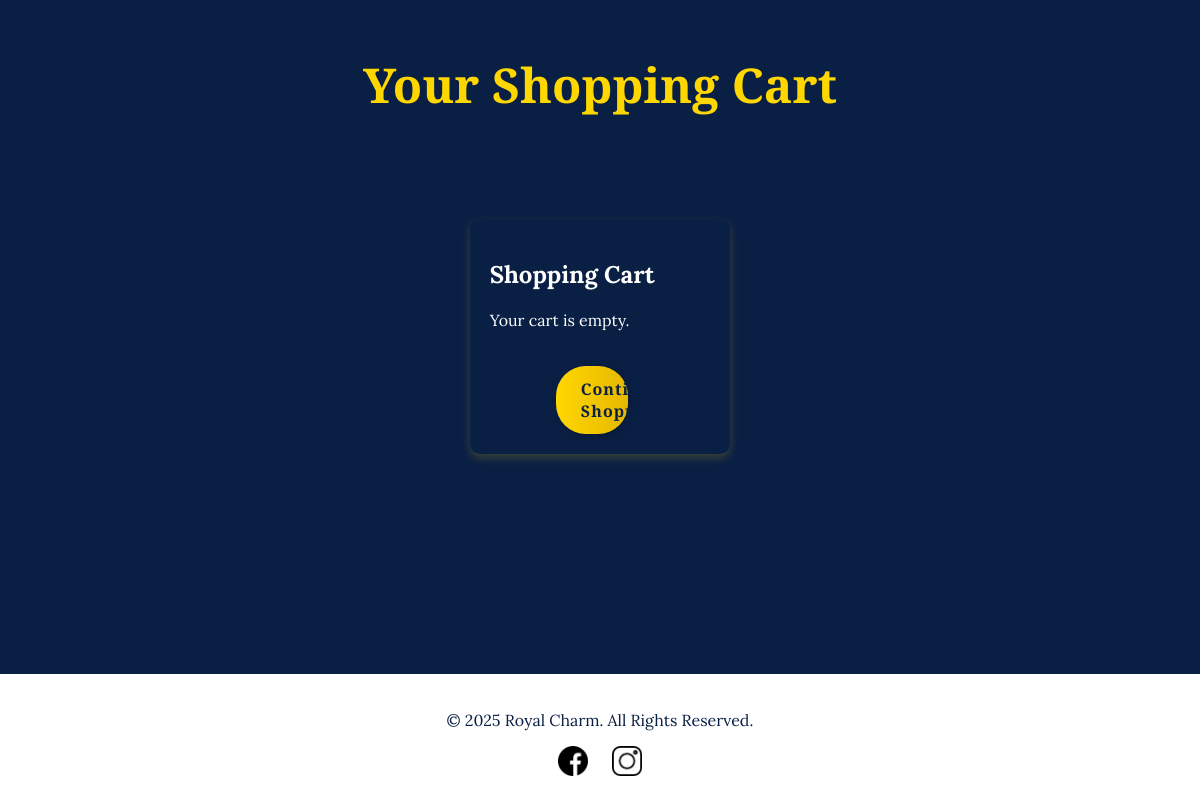
The page /cart/ (signed in) on the database as committed earlier.
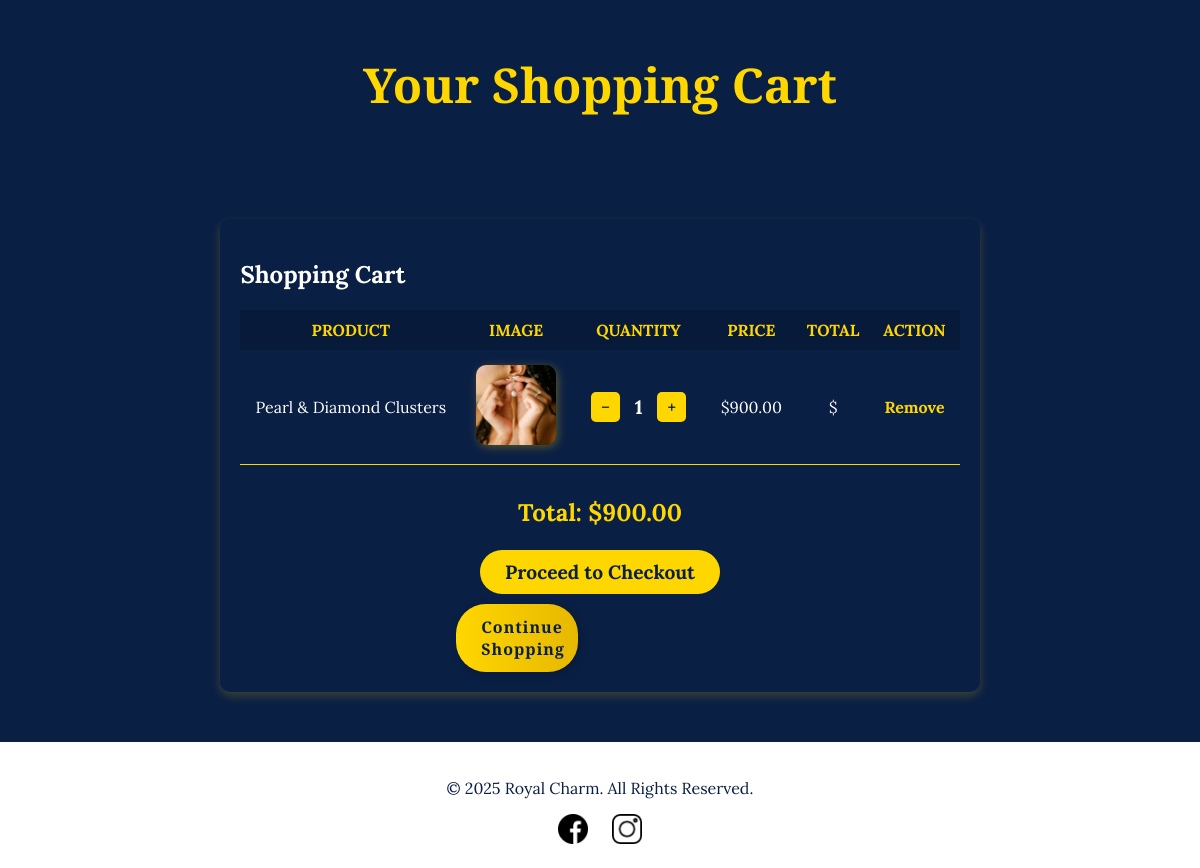
The same page on the database as committed later.
### store/models.py (models this page shows, shortened)
class Cart(models.Model):
    user = models.ForeignKey(User, on_delete=models.CASCADE, null=True, blank=True)
    product = models.ForeignKey(Product, on_delete=models.CASCADE)
    quantity = models.PositiveIntegerField(default=1)
    added_at = models.DateTimeField(auto_now_add=True)

class Product(models.Model):
    name = models.CharField(max_length=255)
    description = models.TextField()
    price = models.DecimalField(max_digits=10, decimal_places=2)
    image = models.URLField(blank=True, null=True)
    category = models.ForeignKey(Category, on_delete=models.CASCADE, related_name="products", null=True, blank=True)
    created_at = models.DateTimeField(auto_now_add=True)

### store/views.py (the view)
# urls.py: path('cart/', view_cart, name='view_cart'),
def view_cart(request):
    if request.user.is_authenticated:
        cart_items = Cart.objects.filter(user=request.user)
    else:
        cart_items = Cart.objects.filter(user=None)  # Guest users (optional)
    total_price = sum(item.product.price * item.quantity for item in cart_items)
    return render(request, 'store/cart.html', {
        'cart_items': cart_items,
        'total_price': total_price  # ✅ Send total price to the template
    })

### store/templates/store/cart.html (shortened to what this page needs)
{% load static %}
<!DOCTYPE html>
<html lang="en">
<head>
    <link rel="stylesheet" href="{% static 'store/styles.css' %}">
</head>
<body>
    <div style="min-height: 100vh; display: flex; flex-direction: column; justify-content: space-between;">
    <h1>Your Shopping Cart</h1>
    <div class="container cart-container">
        <h2 class="text-center text-gold">Shopping Cart</h2>
        {% if cart_items %}
            <table class="table cart-table">
                <thead>
                    <tr>
                        <th>Product</th>
                        <th>Image</th>
                        <th>Quantity</th>
                        <th>Price</th>
                        <th>Total</th>
                        <th>Action</th>
                    </tr>
                </thead>
                <tbody>
                    {% for item in cart_items %}
                    <tr>
                        <td>{{ item.product.name }}</td>
                        <td>
                            <img src="{{ item.product.image }}" class="cart-img" alt="{{ item.product.name }}">
                        </td>
                        <td>
                            <div class="quantity-control">
                                <a href="{% url 'update_cart' item.product.pk 'decrease' %}" class="qty-btn">−</a>
                                <span class="qty-number">{{ item.quantity }}</span>
                                <a href="{% url 'update_cart' item.product.pk 'increase' %}" class="qty-btn">+</a>
                            </div>
                        </td>
                        <td>${{ item.product.price }}</td>
                        <td>${{ item.total_price }}</td>
                        <td>
                            <a href="{% url 'remove_from_cart' item.product.pk %}" class="btn btn-danger btn-sm">Remove</a>
                        </td>
                    </tr>
                    {% endfor %}
                </tbody>
            </table>
            <div class="cart-summary">
                <h4>Total: <span class="text-gold">${{ total_price|floatformat:2 }}</span></h4>
                <a href="{% url 'checkout' %}" class="btn btn-success">Proceed to Checkout</a>
            </div>
        {% else %}
            <p class="text-center">Your cart is empty.</p>
        {% endif %}
        <br>
        <a href="/" class="button cart-btn">Continue Shopping</a>
    </div>
<footer class="footer">
    <div class="container text-center">
        <p class="footer-text">&copy; 2025 Royal Charm. All Rights Reserved.</p>
        <div class="social-icons">
            <a href="https://facebook.com" target="_blank" class="social-link">
                <img src="{% static 'store/facebook-icon.png' %}" alt="Facebook">
            </a>
            <a href="https://instagram.com" target="_blank" class="social-link">
                <img src="{% static 'store/instagram-icon.png' %}" alt="Instagram">
            </a>
        </div>
    </div>
</footer>
    </div>
</body>
</html>

### store/static/store/styles.css (style rules this page uses)
html, body { height: 100%; display: flex; flex-direction: column; font-family: 'Lora', serif; background-color: #0a1f44 !important; color: #ffffff; margin: 0; padding-top: 0; }
h1 { font-family: 'Cormorant Garamond', serif; text-align: center; font-size: 3rem; padding: 20px; color: #FFD700; }
a { color: #FFD700; text-decoration: none; font-weight: bold; }
button, a.button { display: inline-block; background: linear-gradient(to right, #FFD700, #e6b800); color: #0a1f44; padding: 12px 25px; text-decoration: none; font-weight: bold; font-size: 1rem; border-radius: 30px; border: none; cursor: pointer; transition: all 0.3s ease-in-out; box-shadow: 2px 2px 10px rgba(0, 0, 0, 0.2); }
button, a.button { font-family: 'Cormorant Garamond', serif; font-size: 1rem; letter-spacing: 1px; }
.cart-container { max-width: 900px; margin: 50px auto; padding: 20px; background: #0a1f44; color: white; border-radius: 10px; box-shadow: 0px 4px 10px rgba(255, 215, 0, 0.2); }
.cart-table { width: 100%; color: white; text-align: center; border-collapse: collapse; }
.cart-table th { background: #081A3A; color: #FFD700; padding: 10px; text-transform: uppercase; }
.cart-table td { padding: 15px; border-bottom: 1px solid #FFD700; }
.cart-img { width: 80px; height: 80px; object-fit: cover; border-radius: 10px; box-shadow: 2px 2px 10px rgba(255, 215, 0, 0.3); }
.cart-btn { width: 10%; margin-left: 30%; }
.quantity-control { display: flex; align-items: center; justify-content: center; }
.qty-btn { background: #FFD700; color: #0a1f44; padding: 5px 10px; font-size: 1rem; text-decoration: none; font-weight: bold; border-radius: 5px; transition: 0.3s; margin: 0 5px; }
.qty-number { font-size: 1.2rem; font-weight: bold; padding: 0 10px; }
.cart-summary { text-align: center; margin-top: 20px; }
.cart-summary h4 { font-size: 1.5rem; color: #FFD700; }
.cart-summary .btn-success { background: #FFD700; color: #0a1f44; padding: 10px 25px; font-size: 1.2rem; border-radius: 30px; font-weight: bold; text-decoration: none; width: 50%; }
.footer { background: #fff; color: #0a1f44; padding: 20px 0; text-align: center; margin-top: auto; width: 100%; font-size: 1rem; }
.social-icons { margin-top: 10px; }
.social-link img { width: 30px; height: 30px; margin: 0 10px; transition: transform 0.3s ease; }

Rows that differ between the two databases and show on the page:
added Cart: product.name "Pearl & Diamond Clusters", product.image (picture), quantity "1", product.price "900.00"
Other text that changed with them:
{{ total_price|floatformat:2 }}: (not shown) → "900.00"
text no longer shown: "Your cart is empty."
text now shown: "PRODUCT IMAGE QUANTITY PRICE TOTAL ACTION Total: $ Proceed to Checkout"
